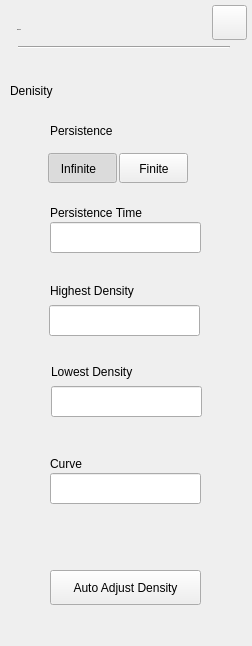
<?xml version="1.0" encoding="UTF-8"?>
<ui version="4.0">
 <class>RtSa_Dialog_ToolSetup</class>
 <widget class="QWidget" name="RtSa_Dialog_ToolSetup">
  <property name="geometry">
   <rect>
    <x>0</x>
    <y>0</y>
    <width>252</width>
    <height>646</height>
   </rect>
  </property>
  <property name="windowTitle">
   <string>Form</string>
  </property>
  <property name="styleSheet">
   <string notr="true">/****************indoor*************/
#RtSa_Dialog_ToolSetup[status = &quot;indoor&quot;]
{
	border:1px;
	border-top-style:solid;
	border-top-color:black;
}
#RtSa_Dialog_ToolSetup[status = &quot;indoor&quot;]
#widget,
#RtSa_Dialog_ToolSetup[status = &quot;indoor&quot;]
#widget_warning
{
background-color:rgba(211,211,211,0.9);
}

#RtSa_Dialog_ToolSetup[status = &quot;indoor&quot;]
#widget&gt;QPushButton
{
	color:rgba(123, 123, 123,1);
	font: 75 13px &quot;Arial&quot;;
	border-style:flat;
	font-weight:bold;
}
#RtSa_Dialog_ToolSetup[status = &quot;indoor&quot;]
#widget&gt;QLabel
{
font: 75 13px &quot;Arial&quot;;
color:rgba(46,46,46,1);
}
#RtSa_Dialog_ToolSetup[status = &quot;indoor&quot;]
#line
{
	background-color:rgba(46,46,46,1);
}
#RtSa_Dialog_ToolSetup[status = &quot;indoor&quot;]
RtSa_LineEdit
{
	background-color:rgba(255,255,255,0.6);
	color:rgba(162, 115, 0,1);
	padding:8px 8px 7px 10px ;
	font: 75 13px &quot;Arial&quot;;
	font-weight:bold;
}
#RtSa_Dialog_ToolSetup[status = &quot;indoor&quot;]
RtSa_LineEdit:focus
{
  outline: none;
  border:2px solid rgba(162,115,0,1);
}
/****************outdoor*************/
#RtSa_Dialog_ToolSetup[status = &quot;outdoor&quot;]
{
	border:1px;
	border-top-style:solid;
	border-top-color:black;
}
#RtSa_Dialog_ToolSetup[status = &quot;outdoor&quot;]
#widget,
#RtSa_Dialog_ToolSetup[status = &quot;outdoor&quot;]
#widget_warning
{
background-color:rgba(211,211,211,0.9);
}
#RtSa_Dialog_ToolSetup[status = &quot;outdoor&quot;]
#widget&gt;QPushButton
{
	color:rgba(123, 123, 123,1);
	font: 75 13px &quot;Arial&quot;;
	border-style:flat;
	font-weight:bold;
}
#RtSa_Dialog_ToolSetup[status = &quot;outdoor&quot;]
#widget&gt;QLabel
{
font: 75 13px &quot;Arial&quot;;
color:rgba(46,46,46,1);
}
#RtSa_Dialog_ToolSetup[status = &quot;outdoor&quot;]
#line
{
	background-color:rgba(46,46,46,1);
}
#RtSa_Dialog_ToolSetup[status = &quot;outdoor&quot;]
RtSa_LineEdit
{
	background:rgba(255,255,255,1);
	color:rgba(162, 115, 0,1);
	padding:8px 6px 7px 6px ;
	font: 75 13px &quot;Arial&quot;;
	font-weight:bold;
}
#RtSa_Dialog_ToolSetup[status = &quot;outdoor&quot;]
RtSa_LineEdit:focus
{
	outline: none;
	border:2px solid rgba(162,115,0,1);
	padding:6px 6px 5px 8px ;
}
/****************night*************/
#RtSa_Dialog_ToolSetup[status = &quot;night&quot;]
{
	border:1px;
	border-top-style:solid;
	border-top-color:black;
}
#RtSa_Dialog_ToolSetup[status = &quot;night&quot;]
#widget,
#RtSa_Dialog_ToolSetup[status = &quot;night&quot;]
#widget_warning
{
background-color:rgba(208,182,139,0.9);
}
#RtSa_Dialog_ToolSetup[status = &quot;night&quot;]
#widget&gt;QPushButton
{
	color:rgba(123, 123, 123,1);
	font: 75 13px &quot;Arial&quot;;
	border-style:flat;
	font-weight:bold;
}
#RtSa_Dialog_ToolSetup[status = &quot;night&quot;]
#widget&gt;QLabel
{
font: 75 13px &quot;Arial&quot;;
color:rgba(46,46,46,1);
}
#RtSa_Dialog_ToolSetup[status = &quot;night&quot;]
#line
{
	background-color:rgba(46,46,46,1);
}
#RtSa_Dialog_ToolSetup[status = &quot;night&quot;]
RtSa_LineEdit
{
	background: rgba(251,220,167,0.60);
   color:rgba(159,98,0,1);
	padding:8px 8px 7px 10px ;
	font: 75 13px &quot;Arial&quot;;
	font-weight:bold;
}
#RtSa_Dialog_ToolSetup[status  =  &quot;night&quot;] 
SA_LineEdit:disable
{
	color:rgba(133,133,133,0.6);
}
#RtSa_Dialog_ToolSetup[status = &quot;night&quot;]
RtSa_LineEdit:focus
{
	outline: none;
	border:2px solid rgba(162,115,0,1);
}</string>
  </property>
  <property name="status" stdset="0">
   <string>outdoor</string>
  </property>
  <widget class="QWidget" name="widget" native="true">
   <property name="geometry">
    <rect>
     <x>0</x>
     <y>0</y>
     <width>252</width>
     <height>648</height>
    </rect>
   </property>
   <property name="styleSheet">
    <string notr="true"/>
   </property>
   <widget class="QPushButton" name="pb_cancel">
    <property name="geometry">
     <rect>
      <x>212</x>
      <y>5</y>
      <width>35</width>
      <height>35</height>
     </rect>
    </property>
    <property name="styleSheet">
     <string notr="true">#RtSa_Dialog_ToolSetup[status = &quot;indoor&quot;]
#pb_cancel
{
background-color:rgba(0,0,0,0);
background-image: url(:/rtsa/image/btn_close_normal.png);
}
#RtSa_Dialog_ToolSetup[status = &quot;indoor&quot;]
#pb_cancel:pressed
{
background-image: url(:/rtsa/image/btn_close_click.png);
}

#RtSa_Dialog_ToolSetup[status = &quot;outdoor&quot;]
#pb_cancel
{
background-color:rgba(0,0,0,0);
background-image: url(:/rtsa/image/btn_close_normal.png);
}
#RtSa_Dialog_ToolSetup[status = &quot;outdoor&quot;]
#pb_cancel:pressed
{
background-image: url(:/rtsa/image/btn_close_click.png);
}

#RtSa_Dialog_ToolSetup[status = &quot;night&quot;]
#pb_cancel
{
background-color:rgba(0,0,0,0);
border-image: url(:/rtsa/image/night/btn_close_normal.png);
}
#RtSa_Dialog_ToolSetup[status = &quot;night&quot;]
#pb_cancel:pressed
{
border-image: url(:/rtsa/image/night/btn_close_click.png);
}</string>
    </property>
    <property name="text">
     <string/>
    </property>
   </widget>
   <widget class="QLabel" name="lblTitle">
    <property name="geometry">
     <rect>
      <x>17</x>
      <y>19</y>
      <width>201</width>
      <height>22</height>
     </rect>
    </property>
    <property name="font">
     <font>
      <family>Arial</family>
      <pointsize>-1</pointsize>
      <weight>75</weight>
      <italic>false</italic>
      <bold>true</bold>
     </font>
    </property>
    <property name="styleSheet">
     <string notr="true">#lblTitle
{
	font: 75 13px &quot;Arial&quot;;
	color:rgba(46,46,46,1);
	line-height:23px;
	font-weight:bold;
}</string>
    </property>
    <property name="text">
     <string>Measure</string>
    </property>
   </widget>
   <widget class="Line" name="line">
    <property name="geometry">
     <rect>
      <x>18</x>
      <y>46</y>
      <width>212</width>
      <height>2</height>
     </rect>
    </property>
    <property name="orientation">
     <enum>Qt::Horizontal</enum>
    </property>
   </widget>
   <widget class="RtSa_LineEdit" name="edit_highest">
    <property name="geometry">
     <rect>
      <x>49</x>
      <y>305</y>
      <width>151</width>
      <height>31</height>
     </rect>
    </property>
    <property name="readOnly">
     <bool>true</bool>
    </property>
   </widget>
   <widget class="QLabel" name="label_5">
    <property name="geometry">
     <rect>
      <x>50</x>
      <y>280</y>
      <width>181</width>
      <height>21</height>
     </rect>
    </property>
    <property name="text">
     <string>Highest Density</string>
    </property>
   </widget>
   <widget class="QPushButton" name="pb_Infinite">
    <property name="geometry">
     <rect>
      <x>48</x>
      <y>153</y>
      <width>69</width>
      <height>30</height>
     </rect>
    </property>
    <property name="styleSheet">
     <string notr="true">#pb_Infinite:checked
{
	padding: 8px 14px 7px 6px;
	background-image: url(:/rtsa/image/fre_checked_left.png);
}
#pb_Infinite:!checked
{
padding: 8px 14px 7px 6px;
	background-image: url(:/rtsa/image/fre_checked_right.png);
}</string>
    </property>
    <property name="text">
     <string>Infinite</string>
    </property>
    <property name="checkable">
     <bool>true</bool>
    </property>
    <property name="checked">
     <bool>true</bool>
    </property>
    <property name="autoExclusive">
     <bool>true</bool>
    </property>
    <attribute name="buttonGroup">
     <string notr="true">PersistenceGroup</string>
    </attribute>
   </widget>
   <widget class="QLabel" name="label_7">
    <property name="geometry">
     <rect>
      <x>50</x>
      <y>453</y>
      <width>181</width>
      <height>21</height>
     </rect>
    </property>
    <property name="text">
     <string>Curve</string>
    </property>
   </widget>
   <widget class="QPushButton" name="pb_Auto_Density">
    <property name="geometry">
     <rect>
      <x>50</x>
      <y>570</y>
      <width>151</width>
      <height>35</height>
     </rect>
    </property>
    <property name="styleSheet">
     <string notr="true">#RtSa_Dialog_ToolSetup[status = &quot;indoor&quot;]
#pb_Auto_Density
{
	color:white;
	background-color:black;
}
#RtSa_Dialog_ToolSetup[status = &quot;indoor&quot;]
#pb_Auto_Density:pressed
{
	color:white;
	background-color: rgb(255, 181, 1);
}

#RtSa_Dialog_ToolSetup[status = &quot;outdoor&quot;]
#pb_Auto_Density
{
	color:black;
	background-image: url(:/rtsa/image/outdoor/btn_tool.png);
}
#RtSa_Dialog_ToolSetup[status = &quot;outdoor&quot;]
#pb_Auto_Density:pressed
{
	background-image: url(:/rtsa/image/outdoor/btn_tool_click.png);
}

#RtSa_Dialog_ToolSetup[status = &quot;night&quot;]
#pb_Auto_Density
{
	color: #FBDBA7;
	background-color:black;
}
#RtSa_Dialog_ToolSetup[status = &quot;night&quot;]
#pb_Auto_Density:pressed
{
	color: #FBDBA7;
	background-color: rgb(255, 181, 1);
}
</string>
    </property>
    <property name="text">
     <string>Auto Adjust Density</string>
    </property>
   </widget>
   <widget class="RtSa_LineEdit" name="edit_time">
    <property name="geometry">
     <rect>
      <x>50</x>
      <y>222</y>
      <width>151</width>
      <height>31</height>
     </rect>
    </property>
    <property name="readOnly">
     <bool>true</bool>
    </property>
   </widget>
   <widget class="QPushButton" name="pb_Finite">
    <property name="geometry">
     <rect>
      <x>119</x>
      <y>153</y>
      <width>69</width>
      <height>30</height>
     </rect>
    </property>
    <property name="styleSheet">
     <string notr="true">#pb_Finite:checked
{
	padding: 8px 5px 7px 6px;
	background-image: url(:/rtsa/image/fre_checked_right.png);
	background-position:right;
}

#pb_Finite:!checked
{
padding: 8px 5px 7px 6px;
	background-image: url(:/rtsa/image/fre_checked_left.png);
	background-position:right;
}</string>
    </property>
    <property name="text">
     <string>Finite</string>
    </property>
    <property name="checkable">
     <bool>true</bool>
    </property>
    <property name="checked">
     <bool>false</bool>
    </property>
    <property name="autoExclusive">
     <bool>true</bool>
    </property>
    <attribute name="buttonGroup">
     <string notr="true">PersistenceGroup</string>
    </attribute>
   </widget>
   <widget class="RtSa_LineEdit" name="edit_curve">
    <property name="geometry">
     <rect>
      <x>50</x>
      <y>473</y>
      <width>151</width>
      <height>31</height>
     </rect>
    </property>
    <property name="readOnly">
     <bool>true</bool>
    </property>
   </widget>
   <widget class="RtSa_LineEdit" name="edit_lowest">
    <property name="geometry">
     <rect>
      <x>51</x>
      <y>386</y>
      <width>151</width>
      <height>31</height>
     </rect>
    </property>
    <property name="readOnly">
     <bool>true</bool>
    </property>
   </widget>
   <widget class="QLabel" name="label_4">
    <property name="geometry">
     <rect>
      <x>50</x>
      <y>202</y>
      <width>181</width>
      <height>21</height>
     </rect>
    </property>
    <property name="text">
     <string>Persistence Time</string>
    </property>
   </widget>
   <widget class="QLabel" name="label_3">
    <property name="geometry">
     <rect>
      <x>50</x>
      <y>120</y>
      <width>101</width>
      <height>21</height>
     </rect>
    </property>
    <property name="text">
     <string>Persistence</string>
    </property>
   </widget>
   <widget class="QLabel" name="label_6">
    <property name="geometry">
     <rect>
      <x>51</x>
      <y>361</y>
      <width>181</width>
      <height>21</height>
     </rect>
    </property>
    <property name="text">
     <string>Lowest Density</string>
    </property>
   </widget>
   <widget class="QLabel" name="label_2">
    <property name="geometry">
     <rect>
      <x>10</x>
      <y>80</y>
      <width>81</width>
      <height>21</height>
     </rect>
    </property>
    <property name="text">
     <string>Denisity</string>
    </property>
   </widget>
   <widget class="QLabel" name="label_warning">
    <property name="geometry">
     <rect>
      <x>10</x>
      <y>47</y>
      <width>231</width>
      <height>71</height>
     </rect>
    </property>
    <property name="styleSheet">
     <string notr="true">#RtSa_Dialog_ToolSetup[status  =  &quot;indoor&quot;] 
QLabel
{
	color:rgba(162, 115, 0,1);
	font: 80 15px &quot;Arial&quot;;
	font-weight:bold;
}

#RtSa_Dialog_ToolSetup[status  =  &quot;outdoor&quot;] 
QLabel
{
	color:rgba(162, 115, 0,1);
	font: 80 15px &quot;Arial&quot;;
	font-weight:bold;
}

#RtSa_Dialog_ToolSetup[status  =  &quot;night&quot;] 
QLabel
{
	color:rgba(159,98,0,1);
	font: 80 15px &quot;Arial&quot;;
	font-weight:bold;
}
</string>
    </property>
    <property name="text">
     <string/>
    </property>
   </widget>
  </widget>
 </widget>
 <customwidgets>
  <customwidget>
   <class>RtSa_LineEdit</class>
   <extends>QLineEdit</extends>
   <header location="global">rtsa_lineedit.h</header>
   <slots>
    <signal>clicked()</signal>
   </slots>
  </customwidget>
 </customwidgets>
 <resources/>
 <connections/>
 <buttongroups>
  <buttongroup name="PersistenceGroup"/>
 </buttongroups>
</ui>
